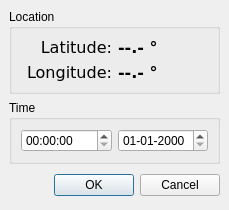
<ui version="4.0" >
 <author></author>
 <comment></comment>
 <exportmacro></exportmacro>
 <class>OriginTimeDialog</class>
 <widget class="QDialog" name="OriginTimeDialog" >
  <property name="geometry" >
   <rect>
    <x>0</x>
    <y>0</y>
    <width>229</width>
    <height>209</height>
   </rect>
  </property>
  <property name="windowTitle" >
   <string>OriginTime</string>
  </property>
  <layout class="QVBoxLayout" >
   <property name="margin" >
    <number>9</number>
   </property>
   <property name="spacing" >
    <number>6</number>
   </property>
   <item>
    <widget class="QGroupBox" name="groupBox" >
     <property name="title" >
      <string>Location</string>
     </property>
     <layout class="QHBoxLayout" >
      <property name="margin" >
       <number>9</number>
      </property>
      <property name="spacing" >
       <number>6</number>
      </property>
      <item>
       <layout class="QVBoxLayout" >
        <property name="margin" >
         <number>0</number>
        </property>
        <property name="spacing" >
         <number>6</number>
        </property>
        <item>
         <widget class="QLabel" name="label" >
          <property name="font" >
           <font>
            <family>Verdana</family>
            <pointsize>12</pointsize>
            <weight>50</weight>
            <italic>false</italic>
            <bold>false</bold>
            <underline>false</underline>
            <strikeout>false</strikeout>
           </font>
          </property>
          <property name="text" >
           <string>Latitude:</string>
          </property>
          <property name="alignment" >
           <set>Qt::AlignRight|Qt::AlignTrailing|Qt::AlignVCenter</set>
          </property>
         </widget>
        </item>
        <item>
         <widget class="QLabel" name="label_2" >
          <property name="font" >
           <font>
            <family>Verdana</family>
            <pointsize>12</pointsize>
            <weight>50</weight>
            <italic>false</italic>
            <bold>false</bold>
            <underline>false</underline>
            <strikeout>false</strikeout>
           </font>
          </property>
          <property name="text" >
           <string>Longitude:</string>
          </property>
          <property name="alignment" >
           <set>Qt::AlignRight|Qt::AlignTrailing|Qt::AlignVCenter</set>
          </property>
         </widget>
        </item>
       </layout>
      </item>
      <item>
       <layout class="QVBoxLayout" >
        <property name="margin" >
         <number>0</number>
        </property>
        <property name="spacing" >
         <number>6</number>
        </property>
        <item>
         <widget class="QLabel" name="labelLatitude" >
          <property name="sizePolicy" >
           <sizepolicy>
            <hsizetype>5</hsizetype>
            <vsizetype>5</vsizetype>
            <horstretch>0</horstretch>
            <verstretch>0</verstretch>
           </sizepolicy>
          </property>
          <property name="font" >
           <font>
            <family>Verdana</family>
            <pointsize>12</pointsize>
            <weight>75</weight>
            <italic>false</italic>
            <bold>true</bold>
            <underline>false</underline>
            <strikeout>false</strikeout>
           </font>
          </property>
          <property name="text" >
           <string>--.- °</string>
          </property>
         </widget>
        </item>
        <item>
         <widget class="QLabel" name="labelLongitude" >
          <property name="sizePolicy" >
           <sizepolicy>
            <hsizetype>5</hsizetype>
            <vsizetype>5</vsizetype>
            <horstretch>0</horstretch>
            <verstretch>0</verstretch>
           </sizepolicy>
          </property>
          <property name="font" >
           <font>
            <family>Verdana</family>
            <pointsize>12</pointsize>
            <weight>75</weight>
            <italic>false</italic>
            <bold>true</bold>
            <underline>false</underline>
            <strikeout>false</strikeout>
           </font>
          </property>
          <property name="text" >
           <string>--.- °</string>
          </property>
         </widget>
        </item>
       </layout>
      </item>
     </layout>
    </widget>
   </item>
   <item>
    <widget class="QGroupBox" name="groupBox_2" >
     <property name="title" >
      <string>Time</string>
     </property>
     <layout class="QHBoxLayout" >
      <property name="margin" >
       <number>9</number>
      </property>
      <property name="spacing" >
       <number>6</number>
      </property>
      <item>
       <widget class="QTimeEdit" name="timeEdit" >
        <property name="displayFormat" >
         <string>hh:mm:ss</string>
        </property>
       </widget>
      </item>
      <item>
       <widget class="QDateEdit" name="dateEdit" >
        <property name="currentSection" >
         <enum>QDateTimeEdit::DaySection</enum>
        </property>
        <property name="displayFormat" >
         <string>dd-MM-yyyy</string>
        </property>
       </widget>
      </item>
     </layout>
    </widget>
   </item>
   <item>
    <spacer>
     <property name="orientation" >
      <enum>Qt::Vertical</enum>
     </property>
     <property name="sizeHint" >
      <size>
       <width>211</width>
       <height>16</height>
      </size>
     </property>
    </spacer>
   </item>
   <item>
    <layout class="QHBoxLayout" >
     <property name="margin" >
      <number>0</number>
     </property>
     <property name="spacing" >
      <number>6</number>
     </property>
     <item>
      <spacer>
       <property name="orientation" >
        <enum>Qt::Horizontal</enum>
       </property>
       <property name="sizeHint" >
        <size>
         <width>131</width>
         <height>31</height>
        </size>
       </property>
      </spacer>
     </item>
     <item>
      <widget class="QPushButton" name="okButton" >
       <property name="text" >
        <string>OK</string>
       </property>
      </widget>
     </item>
     <item>
      <widget class="QPushButton" name="cancelButton" >
       <property name="text" >
        <string>Cancel</string>
       </property>
      </widget>
     </item>
    </layout>
   </item>
  </layout>
 </widget>
 <pixmapfunction></pixmapfunction>
 <resources/>
 <connections>
  <connection>
   <sender>okButton</sender>
   <signal>clicked()</signal>
   <receiver>OriginTimeDialog</receiver>
   <slot>accept()</slot>
   <hints>
    <hint type="sourcelabel" >
     <x>278</x>
     <y>253</y>
    </hint>
    <hint type="destinationlabel" >
     <x>96</x>
     <y>254</y>
    </hint>
   </hints>
  </connection>
  <connection>
   <sender>cancelButton</sender>
   <signal>clicked()</signal>
   <receiver>OriginTimeDialog</receiver>
   <slot>reject()</slot>
   <hints>
    <hint type="sourcelabel" >
     <x>369</x>
     <y>253</y>
    </hint>
    <hint type="destinationlabel" >
     <x>179</x>
     <y>282</y>
    </hint>
   </hints>
  </connection>
 </connections>
</ui>
